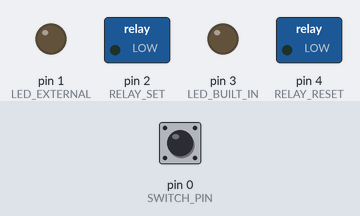
Bench run of a sketch on a simulated Arduino Uno, built with avr-gcc and run on an emulated ATmega328P. Shown: switched loads named in the sketch (green lamp = pin HIGH), output pins drawn as LEDs (lit = HIGH). Dashed ring = blinking. Inputs (shaded band) come from the test bench; at power-on: pin 0 (SWITCH_PIN) HIGH. EEPROM starts erased.

Above: at 1.2 s.
1.3 s: pin 0 (SWITCH_PIN) pulled LOW for 1 s
At 2.1 s:
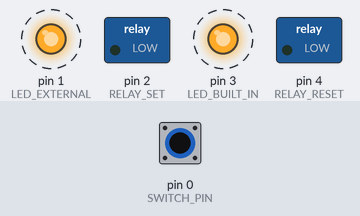
3.8 s: pin 0 (SWITCH_PIN) pulled LOW for 0.15 s
At 5.2 s:
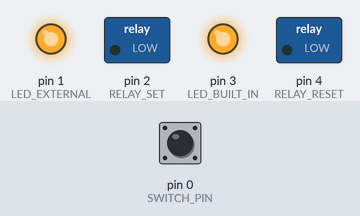
5.5 s: pin 0 (SWITCH_PIN) pulled LOW for 0.15 s
At 6.7 s:
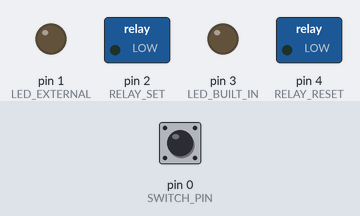
7.2 s: pin 0 (SWITCH_PIN) pulled LOW for 3.2 s
At 9.2 s:
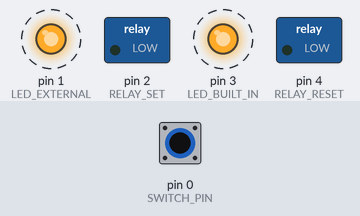
Timing chart, 0 to 12.0 s (numbered marks = the images above; inputs shaded):
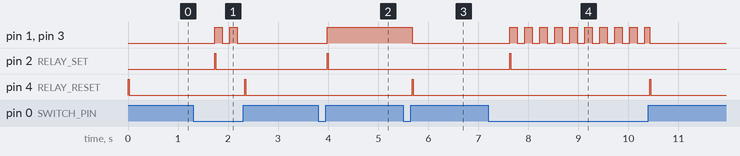

Measured:
- after the input at 1.3 s, pin 1 (LED_EXTERNAL), pin 3 (LED_BUILT_IN): alternates HIGH for 0.15 s and LOW for 0.15 s, 4 changes in all, then stays LOW, starting after 0.43 s; pin 2 (RELAY_SET): LOW → HIGH after 0.43 s, → LOW 0.02 s later; pin 4 (RELAY_RESET): LOW → HIGH after 1.0 s, → LOW 0.02 s later
- after the input at 3.8 s, pin 1 (LED_EXTERNAL), pin 3 (LED_BUILT_IN): LOW → HIGH after 0.18 s; pin 2 (RELAY_SET): LOW → HIGH after 0.18 s, → LOW 0.02 s later
- after the input at 5.5 s, pin 1 (LED_EXTERNAL), pin 3 (LED_BUILT_IN): HIGH → LOW after 0.18 s; pin 4 (RELAY_RESET): LOW → HIGH after 0.18 s, → LOW 0.02 s later
- after the input at 7.2 s, pin 1 (LED_EXTERNAL), pin 3 (LED_BUILT_IN): alternates HIGH for 0.15 s and LOW for 0.15 s, 20 changes in all, then stays LOW, starting after 0.43 s; pin 2 (RELAY_SET): LOW → HIGH after 0.43 s, → LOW 0.02 s later; pin 4 (RELAY_RESET): LOW → HIGH after 3.2 s, → LOW 0.02 s later

The sketch:

TrueBypassRelay.ino
```cpp
#include <EEPROM.h>

// PINOUT
constexpr uint8_t SWITCH_PIN   = 0;  // Pin 2 - Momentary Normally Open Push Button
constexpr uint8_t RELAY_SET    = 2;  // Pin 4
constexpr uint8_t RELAY_RESET  = 4;  // Pin 7
constexpr uint8_t LED_BUILT_IN = 3;  // Pin 5 - board supplied LED, no external resistor needed
constexpr uint8_t LED_EXTERNAL = 1;  // Pin 3 - external board LED, must have a resistor connected to LED

// TIMING
constexpr uint16_t DEBOUNCE_MS    = 30;
constexpr uint16_t LONG_PRESS_MS  = 400;
constexpr uint16_t RELAY_PULSE_MS = 20;
constexpr uint16_t LED_BLINK_MS   = 150;

// EEPROM
constexpr uint8_t EEPROM_BASE_ADDR = 0;
constexpr uint8_t EEPROM_SLOTS = 64; // Change to 128 to use full eeprom of ATtiny412
uint8_t eepromIndex = 0;

// RELAY PULSE ENGINE
enum class RelayPulseState : uint8_t {
  IDLE,
  PULSING
};

RelayPulseState relayPulseState = RelayPulseState::IDLE;
uint8_t relayPulsePin = 0;
unsigned long relayPulseStart = 0;

// STATES
bool relayState = false;
bool tempRelayState = false;

bool switchState = HIGH;
bool lastSwitchReading = HIGH;

bool allowBlink = true; // Set to false to disable blink
bool longPressActive = false;
bool ledBlinkState = false;

unsigned long debounceTime = 0;
unsigned long pressStartTime = 0;
unsigned long ledBlinkTime = 0;


// LED FUNCTIONS

void setStatusLED(bool on) {
  // Comment out any LED that isn't being used
  digitalWrite(LED_BUILT_IN, on ? HIGH : LOW);
  digitalWrite(LED_EXTERNAL, on ? HIGH : LOW);
}

void updateBlinkLED() {
  if (millis() - ledBlinkTime >= LED_BLINK_MS) {
    ledBlinkTime = millis();
    ledBlinkState = !ledBlinkState;
    setStatusLED(ledBlinkState);
  }
}

// RELAY FUNCTIONS

void startRelayPulse(bool state) {
  if (relayPulseState != RelayPulseState::IDLE) return;

  relayPulsePin = state ? RELAY_SET : RELAY_RESET;
  digitalWrite(relayPulsePin, HIGH);

  relayPulseStart = millis();
  relayPulseState = RelayPulseState::PULSING;
}

void updateRelayPulse() {
  if (relayPulseState == RelayPulseState::PULSING) {
    if (millis() - relayPulseStart >= RELAY_PULSE_MS) {
      digitalWrite(relayPulsePin, LOW);
      relayPulseState = RelayPulseState::IDLE;
    }
  }
}

// EEPROM

bool loadRelayState() {
  for (uint8_t i = 0; i < EEPROM_SLOTS; i++) {
    uint8_t v = EEPROM.read(EEPROM_BASE_ADDR + i);
    if (v == 0 || v == 1) {
      return v;
    }
  }
  return false;
}

void saveRelayState(bool state) {
  EEPROM.update(EEPROM_BASE_ADDR + eepromIndex, state ? 1 : 0);
  eepromIndex = (eepromIndex + 1) % EEPROM_SLOTS;
}

// SWITCH HELPERS

void handleSwitchPressed() {
  pressStartTime = millis();
  longPressActive = false;
}

void handleSwitchReleased() {
  if (longPressActive) {
    restoreAfterLongPress();
    longPressActive = false;
    return;
  }
  toggleRelayAndStore();
}

void handleLongPress() {
  if (switchState != LOW) return;

  if (longPressActive && allowBlink && tempRelayState) { // remove tempRelayState to enable blink on bypass
    updateBlinkLED();
    return;
  }

  if (millis() - pressStartTime < LONG_PRESS_MS) return;

  longPressActive = true;
  tempRelayState = !relayState;
  startRelayPulse(tempRelayState);

  if (tempRelayState) {
    ledBlinkTime = millis();
    ledBlinkState = true;
    setStatusLED(true);
  } else {
    setStatusLED(false);
  }
}

// RELAY HELPERS

void toggleRelayAndStore() {
  relayState = !relayState;
  startRelayPulse(relayState);
  saveRelayState(relayState);
  setStatusLED(relayState);
}

void restoreAfterLongPress() {
  startRelayPulse(relayState);
  setStatusLED(relayState);
}

void setup() {
  pinMode(SWITCH_PIN, INPUT_PULLUP);

  pinMode(RELAY_SET, OUTPUT);
  pinMode(RELAY_RESET, OUTPUT);

  pinMode(LED_BUILT_IN, OUTPUT);
  pinMode(LED_EXTERNAL, OUTPUT);

  digitalWrite(RELAY_SET, LOW);
  digitalWrite(RELAY_RESET, LOW);

  relayState = loadRelayState();
  startRelayPulse(relayState); // Power-up Resync
  setStatusLED(relayState);
}

void loop() {

  updateRelayPulse();

  const bool newSwitchReading = digitalRead(SWITCH_PIN);

  if (newSwitchReading != lastSwitchReading) {
    debounceTime = millis();
    lastSwitchReading = newSwitchReading;
  }

  if ((millis() - debounceTime) <= DEBOUNCE_MS) {
    return;
  }

  if (newSwitchReading == switchState) {
    handleLongPress();
    return;
  }

  switchState = newSwitchReading;

  if (switchState == LOW) {
    handleSwitchPressed();
  } else {
    handleSwitchReleased();
  }
}
```
